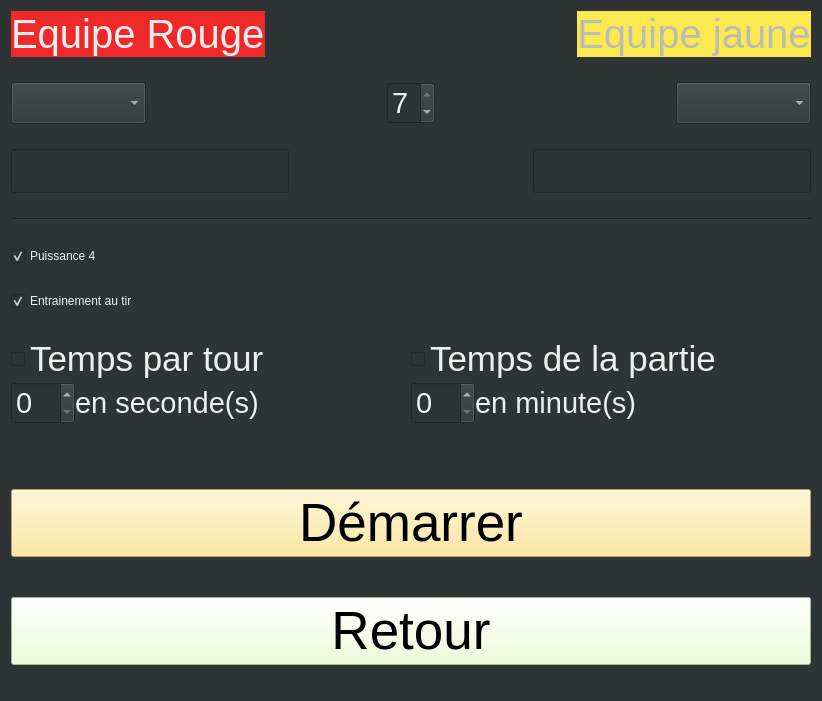
      <widget class="QWidget" name="pageConfiguration">
       <property name="styleSheet">
        <string notr="true">background-color: rgb(46, 52, 54);</string>
       </property>
       <layout class="QHBoxLayout" name="horizontalLayout">
        <item>
         <layout class="QVBoxLayout" name="layoutPrincipalConfiguration">
          <property name="spacing">
           <number>25</number>
          </property>
          <property name="bottomMargin">
           <number>25</number>
          </property>
          <item>
           <layout class="QHBoxLayout" name="layoutNomEquipesConfiguration">
            <property name="spacing">
             <number>0</number>
            </property>
            <property name="bottomMargin">
             <number>0</number>
            </property>
            <item>
             <widget class="QLabel" name="labelNomEquipeRouge">
              <property name="enabled">
               <bool>true</bool>
              </property>
              <property name="font">
               <font>
                <pointsize>30</pointsize>
               </font>
              </property>
              <property name="styleSheet">
               <string notr="true">background-color: rgb(239, 41, 41);
color: rgb(238, 238, 236);</string>
              </property>
              <property name="text">
               <string>Equipe Rouge</string>
              </property>
              <property name="wordWrap">
               <bool>false</bool>
              </property>
              <property name="margin">
               <number>10</number>
              </property>
             </widget>
            </item>
            <item>
             <spacer name="horizontalSpacer">
              <property name="orientation">
               <enum>Qt::Horizontal</enum>
              </property>
              <property name="sizeHint" stdset="0">
               <size>
                <width>40</width>
                <height>20</height>
               </size>
              </property>
             </spacer>
            </item>
            <item>
             <widget class="QLabel" name="labelNomEquipeJaune">
              <property name="sizePolicy">
               <sizepolicy hsizetype="Minimum" vsizetype="Preferred">
                <horstretch>0</horstretch>
                <verstretch>0</verstretch>
               </sizepolicy>
              </property>
              <property name="font">
               <font>
                <pointsize>30</pointsize>
               </font>
              </property>
              <property name="styleSheet">
               <string notr="true">background-color: rgb(252, 233, 79);
color: rgb(186, 189, 182);</string>
              </property>
              <property name="text">
               <string>Equipe jaune</string>
              </property>
              <property name="alignment">
               <set>Qt::AlignCenter</set>
              </property>
              <property name="margin">
               <number>10</number>
              </property>
             </widget>
            </item>
           </layout>
          </item>
          <item>
           <layout class="QHBoxLayout" name="layoutListeEquipesConfiguration">
            <property name="spacing">
             <number>0</number>
            </property>
            <property name="bottomMargin">
             <number>0</number>
            </property>
            <item>
             <widget class="QComboBox" name="listeEquipesRouges">
              <property name="font">
               <font>
                <pointsize>22</pointsize>
               </font>
              </property>
              <property name="styleSheet">
               <string notr="true">color: rgb(238, 238, 236);</string>
              </property>
             </widget>
            </item>
            <item>
             <spacer name="horizontalSpacer_12">
              <property name="orientation">
               <enum>Qt::Horizontal</enum>
              </property>
              <property name="sizeHint" stdset="0">
               <size>
                <width>40</width>
                <height>20</height>
               </size>
              </property>
             </spacer>
            </item>
            <item>
             <widget class="QSpinBox" name="spinBoxNbPaniers">
              <property name="font">
               <font>
                <pointsize>22</pointsize>
               </font>
              </property>
              <property name="styleSheet">
               <string notr="true">color: rgb(238, 238, 236);</string>
              </property>
              <property name="specialValueText">
               <string/>
              </property>
              <property name="minimum">
               <number>2</number>
              </property>
              <property name="maximum">
               <number>7</number>
              </property>
              <property name="value">
               <number>7</number>
              </property>
             </widget>
            </item>
            <item>
             <spacer name="horizontalSpacer_4">
              <property name="orientation">
               <enum>Qt::Horizontal</enum>
              </property>
              <property name="sizeHint" stdset="0">
               <size>
                <width>40</width>
                <height>20</height>
               </size>
              </property>
             </spacer>
            </item>
            <item>
             <widget class="QComboBox" name="listeEquipesJaunes">
              <property name="font">
               <font>
                <pointsize>22</pointsize>
               </font>
              </property>
              <property name="styleSheet">
               <string notr="true">color: rgb(238, 238, 236);</string>
              </property>
             </widget>
            </item>
           </layout>
          </item>
          <item>
           <layout class="QHBoxLayout" name="layoutEditionNomEquipesConfiguration">
            <property name="spacing">
             <number>0</number>
            </property>
            <property name="bottomMargin">
             <number>0</number>
            </property>
            <item>
             <widget class="QLineEdit" name="lineEditNomEquipeRouge">
              <property name="font">
               <font>
                <pointsize>24</pointsize>
               </font>
              </property>
              <property name="styleSheet">
               <string notr="true">color: rgb(238, 238, 236);</string>
              </property>
             </widget>
            </item>
            <item>
             <spacer name="horizontalSpacer_2">
              <property name="orientation">
               <enum>Qt::Horizontal</enum>
              </property>
              <property name="sizeHint" stdset="0">
               <size>
                <width>40</width>
                <height>20</height>
               </size>
              </property>
             </spacer>
            </item>
            <item>
             <widget class="QLineEdit" name="lineEditNomEquipeJaune">
              <property name="font">
               <font>
                <pointsize>24</pointsize>
               </font>
              </property>
              <property name="styleSheet">
               <string notr="true">color: rgb(238, 238, 236);</string>
              </property>
             </widget>
            </item>
           </layout>
          </item>
          <item>
           <layout class="QHBoxLayout" name="layoutSeparationConfiguration">
            <property name="spacing">
             <number>0</number>
            </property>
            <property name="bottomMargin">
             <number>0</number>
            </property>
            <item>
             <widget class="Line" name="ligneSeparation">
              <property name="sizePolicy">
               <sizepolicy hsizetype="Minimum" vsizetype="Minimum">
                <horstretch>0</horstretch>
                <verstretch>0</verstretch>
               </sizepolicy>
              </property>
              <property name="orientation">
               <enum>Qt::Horizontal</enum>
              </property>
             </widget>
            </item>
           </layout>
          </item>
          <item>
           <widget class="QCheckBox" name="puissance4">
            <property name="styleSheet">
             <string notr="true">color: rgb(238, 238, 236);</string>
            </property>
            <property name="text">
             <string>Puissance 4</string>
            </property>
            <property name="checked">
             <bool>true</bool>
            </property>
           </widget>
          </item>
          <item>
           <widget class="QCheckBox" name="entrainementAuTir">
            <property name="styleSheet">
             <string notr="true">color: rgb(238, 238, 236);</string>
            </property>
            <property name="text">
             <string>Entrainement au tir </string>
            </property>
            <property name="checked">
             <bool>true</bool>
            </property>
           </widget>
          </item>
          <item>
           <layout class="QHBoxLayout" name="layoutTempsConfiguration">
            <property name="spacing">
             <number>0</number>
            </property>
            <property name="bottomMargin">
             <number>0</number>
            </property>
            <item>
             <layout class="QVBoxLayout" name="layoutTempsPartieConfiguration">
              <property name="spacing">
               <number>0</number>
              </property>
              <property name="rightMargin">
               <number>0</number>
              </property>
              <item>
               <widget class="QCheckBox" name="tempsParTour">
                <property name="enabled">
                 <bool>true</bool>
                </property>
                <property name="sizePolicy">
                 <sizepolicy hsizetype="Maximum" vsizetype="Fixed">
                  <horstretch>0</horstretch>
                  <verstretch>0</verstretch>
                 </sizepolicy>
                </property>
                <property name="font">
                 <font>
                  <pointsize>26</pointsize>
                 </font>
                </property>
                <property name="layoutDirection">
                 <enum>Qt::LeftToRight</enum>
                </property>
                <property name="styleSheet">
                 <string notr="true">color: rgb(238, 238, 236);</string>
                </property>
                <property name="text">
                 <string>Temps par tour</string>
                </property>
                <property name="iconSize">
                 <size>
                  <width>64</width>
                  <height>64</height>
                 </size>
                </property>
               </widget>
              </item>
              <item>
               <layout class="QHBoxLayout" name="layoutTempsParTourConfiguration">
                <property name="spacing">
                 <number>0</number>
                </property>
                <property name="bottomMargin">
                 <number>0</number>
                </property>
                <item>
                 <widget class="QSpinBox" name="tempsParTourEnSecondes">
                  <property name="font">
                   <font>
                    <pointsize>22</pointsize>
                   </font>
                  </property>
                  <property name="styleSheet">
                   <string notr="true">color: rgb(238, 238, 236);</string>
                  </property>
                 </widget>
                </item>
                <item>
                 <widget class="QLabel" name="labelTempsEnSecondes">
                  <property name="sizePolicy">
                   <sizepolicy hsizetype="Maximum" vsizetype="Preferred">
                    <horstretch>0</horstretch>
                    <verstretch>0</verstretch>
                   </sizepolicy>
                  </property>
                  <property name="font">
                   <font>
                    <pointsize>22</pointsize>
                   </font>
                  </property>
                  <property name="styleSheet">
                   <string notr="true">color: rgb(238, 238, 236);</string>
                  </property>
                  <property name="text">
                   <string>en seconde(s)</string>
                  </property>
                  <property name="alignment">
                   <set>Qt::AlignLeading|Qt::AlignLeft|Qt::AlignVCenter</set>
                  </property>
                  <property name="margin">
                   <number>10</number>
                  </property>
                 </widget>
                </item>
                <item>
                 <spacer name="horizontalSpacer_7">
                  <property name="orientation">
                   <enum>Qt::Horizontal</enum>
                  </property>
                  <property name="sizeHint" stdset="0">
                   <size>
                    <width>40</width>
                    <height>20</height>
                   </size>
                  </property>
                 </spacer>
                </item>
               </layout>
              </item>
             </layout>
            </item>
            <item>
             <layout class="QVBoxLayout" name="layoutTempsTourConfiguration">
              <property name="spacing">
               <number>0</number>
              </property>
              <property name="rightMargin">
               <number>0</number>
              </property>
              <item>
               <widget class="QCheckBox" name="tempsParPartie">
                <property name="sizePolicy">
                 <sizepolicy hsizetype="Maximum" vsizetype="Fixed">
                  <horstretch>0</horstretch>
                  <verstretch>0</verstretch>
                 </sizepolicy>
                </property>
                <property name="font">
                 <font>
                  <pointsize>26</pointsize>
                 </font>
                </property>
                <property name="styleSheet">
                 <string notr="true">color: rgb(238, 238, 236);</string>
                </property>
                <property name="text">
                 <string>Temps de la partie</string>
                </property>
                <property name="iconSize">
                 <size>
                  <width>64</width>
                  <height>64</height>
                 </size>
                </property>
               </widget>
              </item>
              <item>
               <layout class="QHBoxLayout" name="layoutTempsParPartieConfiguration">
                <property name="spacing">
                 <number>0</number>
                </property>
                <property name="bottomMargin">
                 <number>0</number>
                </property>
                <item>
                 <widget class="QSpinBox" name="tempsParPartieEnMinutes">
                  <property name="enabled">
                   <bool>true</bool>
                  </property>
                  <property name="font">
                   <font>
                    <pointsize>22</pointsize>
                   </font>
                  </property>
                  <property name="styleSheet">
                   <string notr="true">color: rgb(238, 238, 236);</string>
                  </property>
                 </widget>
                </item>
                <item>
                 <widget class="QLabel" name="labelTempsEnMinutes">
                  <property name="sizePolicy">
                   <sizepolicy hsizetype="Maximum" vsizetype="Preferred">
                    <horstretch>0</horstretch>
                    <verstretch>0</verstretch>
                   </sizepolicy>
                  </property>
                  <property name="font">
                   <font>
                    <pointsize>22</pointsize>
                   </font>
                  </property>
                  <property name="styleSheet">
                   <string notr="true">color: rgb(238, 238, 236);</string>
                  </property>
                  <property name="text">
                   <string>en minute(s) </string>
                  </property>
                  <property name="margin">
                   <number>10</number>
                  </property>
                 </widget>
                </item>
                <item>
                 <spacer name="horizontalSpacer_8">
                  <property name="orientation">
                   <enum>Qt::Horizontal</enum>
                  </property>
                  <property name="sizeHint" stdset="0">
                   <size>
                    <width>40</width>
                    <height>20</height>
                   </size>
                  </property>
                 </spacer>
                </item>
               </layout>
              </item>
             </layout>
            </item>
           </layout>
          </item>
          <item>
           <spacer name="verticalSpacer_3">
            <property name="orientation">
             <enum>Qt::Vertical</enum>
            </property>
            <property name="sizeHint" stdset="0">
             <size>
              <width>20</width>
              <height>40</height>
             </size>
            </property>
           </spacer>
          </item>
          <item>
           <layout class="QVBoxLayout" name="layoutBoutonsConfiguration">
            <property name="spacing">
             <number>0</number>
            </property>
            <property name="bottomMargin">
             <number>0</number>
            </property>
            <item alignment="Qt::AlignHCenter">
             <widget class="QPushButton" name="boutonDemarrerPageConfiguration">
              <property name="sizePolicy">
               <sizepolicy hsizetype="Fixed" vsizetype="Fixed">
                <horstretch>0</horstretch>
                <verstretch>0</verstretch>
               </sizepolicy>
              </property>
              <property name="minimumSize">
               <size>
                <width>800</width>
                <height>0</height>
               </size>
              </property>
              <property name="font">
               <font>
                <pointsize>40</pointsize>
               </font>
              </property>
              <property name="styleSheet">
               <string notr="true">background-color:rgb(252, 227, 138)</string>
              </property>
              <property name="text">
               <string>Démarrer</string>
              </property>
             </widget>
            </item>
            <item>
             <spacer name="verticalSpacer_7">
              <property name="orientation">
               <enum>Qt::Vertical</enum>
              </property>
              <property name="sizeHint" stdset="0">
               <size>
                <width>20</width>
                <height>40</height>
               </size>
              </property>
             </spacer>
            </item>
            <item alignment="Qt::AlignHCenter">
             <widget class="QPushButton" name="boutonRetourPageConfiguration">
              <property name="sizePolicy">
               <sizepolicy hsizetype="Fixed" vsizetype="Fixed">
                <horstretch>0</horstretch>
                <verstretch>0</verstretch>
               </sizepolicy>
              </property>
              <property name="minimumSize">
               <size>
                <width>800</width>
                <height>0</height>
               </size>
              </property>
              <property name="font">
               <font>
                <pointsize>40</pointsize>
               </font>
              </property>
              <property name="styleSheet">
               <string notr="true">background-color:rgb(234, 255, 208);</string>
              </property>
              <property name="text">
               <string>Retour</string>
              </property>
             </widget>
            </item>
           </layout>
          </item>
         </layout>
        </item>
       </layout>
      </widget>
